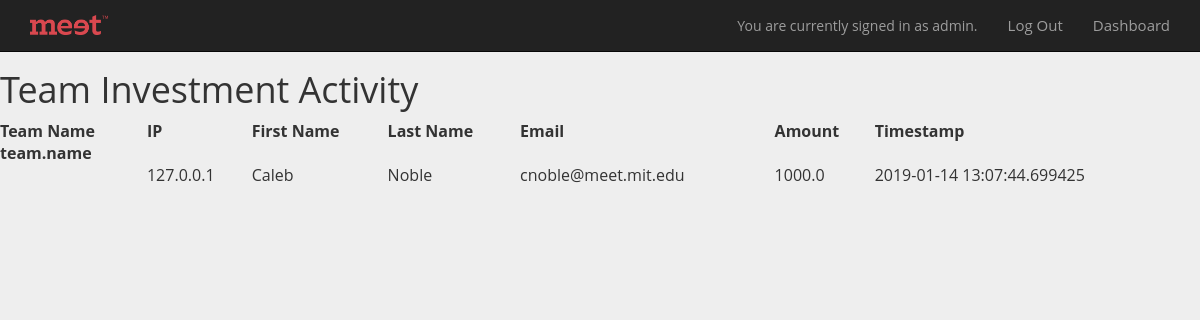
The app's page /teamActivity (signed in), older data.
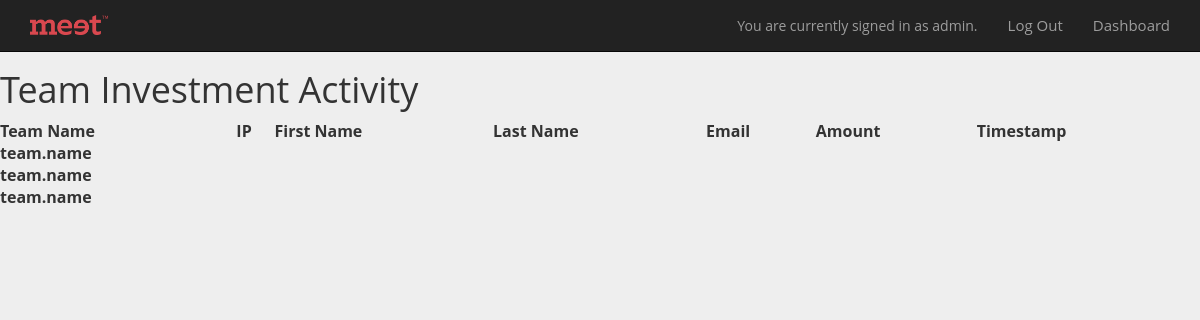
The same page, newer data.
### models.py (models this page shows, shortened)
class Team(Base):
	__tablename__ = 'team'
	id = Column(Integer, primary_key=True)
	name = Column(String(255))
	photo = Column(String(255), unique=True)
	students = relationship("User", back_populates = "team")
	product = relationship("Product",uselist=False, back_populates = "team")

class Investment(Base):
	__tablename__ = 'investment'
	id = Column(Integer, primary_key=True)
	wallet = relationship("Wallet", back_populates="investments")
	wallet_id = Column(Integer, ForeignKey('wallet.id'))
	product = relationship("Product", back_populates="investments")
	product_id = Column(Integer, ForeignKey('product.id'))
	amount = Column(Float)
	timestamp = Column(DateTime, default=datetime.datetime.utcnow)

class User(Base):
	__tablename__ = 'user'
	id = Column(Integer, primary_key=True)
	first_name = Column(String(255))
	last_name = Column(String(255))
	username = Column(String(255))
	group = Column(String(255))
	email = Column(String(255))
	ip_address = Column(String(255))
	password_hash = Column(String(255))
	team = relationship("Team", back_populates = "students")
	team_id = Column(Integer, ForeignKey('team.id'))
	wallet = relationship("Wallet", uselist = False, back_populates = "user")
	comments = relationship("Comment", back_populates="user")
	verified = Column(Boolean)
	confirmation_code = Column(String)
	confirmation_code_expiration = Column(DateTime)
	hometown = Column(String(255))

### webapp.py (the view)
@app.route("/teamActivity")
def showTeamActivity():
	if 'language' not in login_session:
		login_session['language'] = 'en'
	if 'id' not in login_session:
		flash("You do not have access to this page")
		return redirect(url_for('showLandingPage'))
	elif get_user_by_id(login_session['id']).email not in admins:
		flash("You do not have access to this page")
		return redirect(url_for('showLandingPage'))
	investments = get_investments()
	teams = get_teams()
	return render_template('teamActivity.html', investments = investments, teams = teams)

### database.py (called while the page is built)
def get_user_by_id(user_id):
        return session.query(User).filter_by(id=user_id).first()

def get_teams():
        return session.query(Team).all()

def get_investments():
        return session.query(Investment).all()

### templates/teamActivity.html (shortened to what this page needs)
<head>
	<link rel="stylesheet" href="https://maxcdn.bootstrapcdn.com/bootstrap/3.3.7/css/bootstrap.min.css">
	<link rel="stylesheet" href="{{url_for('static', filename='style.css')}}">
</head>
<body>
<nav class="navbar navbar-inverse navbar-fixed-top">
    <div class="container">
      <div class="navbar-header">
        <a class="navbar-brand" href="/brandClick">
          <img alt="Brand Meet_Logoredv" src="{{url_for('static', filename='meet_logo_1.png')}}" style="max-height: 100%;">
        </a>
      </div>
      <div class="collapse navbar-collapse" id="navbar-collapse-1">
        <div class="navbar-right">
        	<div class="navbar-text" id="userbox">
                You are currently signed in as {{session['email']}}.
            </div>
            <ul class="nav navbar-nav">
              <li><a href = "{{url_for('logout')}}">Log Out</a></li>
              <li><a href = "{{url_for('showDashboard')}}">Dashboard</a></li>
            </ul>
        </div>
      </div>
    </div>
  </nav>
<h1> Team Investment Activity</h1>
<table style="width:100%;text-align:left;border:2px;"
<tr>
	<th>Team Name</th>
	<th>IP</th>
	<th>First Name</th>
	<th>Last Name</th>
	<th>Email</th>
	<th>Amount</th>
	<th>Timestamp</th>
	{% for team in teams %}
		<tr>
			<th>team.name</th>
		</tr>
		{% for i in investments %}
			{%if i.product.team.id == team.id %}
			<tr>
			<td></td>
			<td>{{i.wallet.user.ip_address}}</td>
			<td>{{i.wallet.user.first_name}}</td>
			<td>{{i.wallet.user.last_name}}</td>
			<td>{{i.wallet.user.email}}</td>
			<td>{{i.amount}}</td>
			<td>{{i.timestamp}}</td>
			</tr>
			{%endif%}
		{%endfor%}
	{%endfor%}
</table>
<br>
<br>
</body>

### static/style.css (style rules this page uses)
body { padding-top: 50px; padding-bottom: 70px; margin: 0px; font-family: 'Open Sans', sans-serif; line-height: 1.5; background: none; }
ul li { line-height: 34px; color: #fff; font-size: 15px; font-family: 'Open Sans', sans-serif; }

### templates/teamActivity.html (style rules this page uses)
body { background: #eeeeee; }

Row changes from the older to the newer data that the page shows:
removed Investment: wallet.user.ip_address "127.0.0.1", wallet.user.first_name "Caleb", wallet.user.last_name "Noble", wallet.user.email "cnoble@meet.mit.edu", amount "1000.0", timestamp "2019-01-14 13:07:44.699425", shown under Team (number 1 of 3 on the later page)
